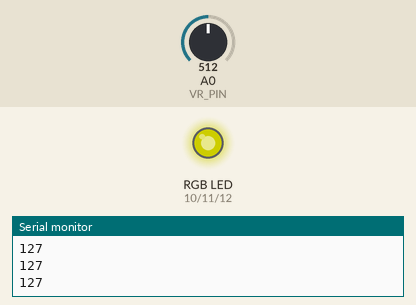
Recording of a sketch running on a simulated Arduino Uno, built with avr-gcc and run on an emulated ATmega328P. On the bench: an RGB LED mixed from three pins (HIGH = lit), the last lines printed to the serial monitor. Dashed ring = blinking. Inputs (shaded band) come from the test bench; at power-on: A0 (VR_PIN) = 512. Dim RGB values are drawn brighter than linear.

Above: at 1.2 s.
1.3 s: A0 (VR_PIN) set to 529
At 2.5 s:
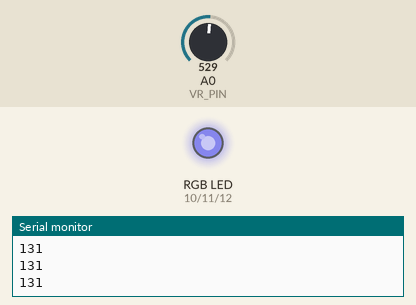
2.8 s: A0 (VR_PIN) set to 538
At 4.0 s:
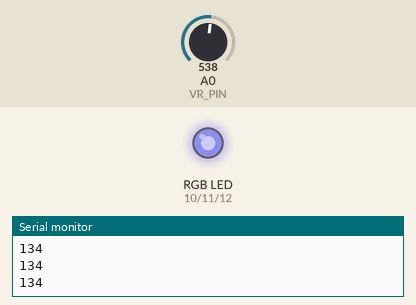
4.8 s: A0 (VR_PIN) set to 546
At 5.22 s:
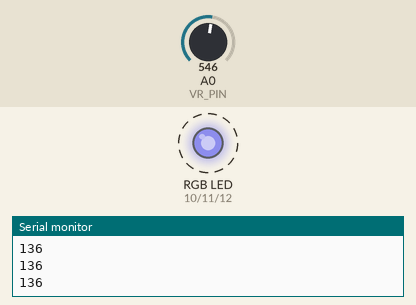
7.8 s: A0 (VR_PIN) set to 716
10.8 s: A0 (VR_PIN) set to 1023
At 10.98 s:
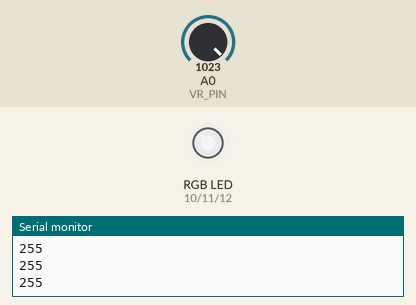
13.8 s: A0 (VR_PIN) set to 306
Timing chart, 0 to 16.3 s (numbered marks = the images above; inputs shaded):
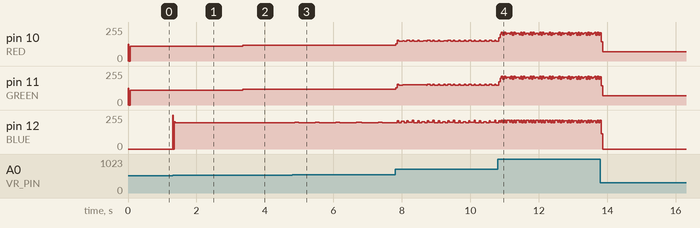

Measured:
- the behaviour switches between 513 and 514 on A0 (VR_PIN) (found by bisection; images 0 and 1)
- the behaviour switches between 545 and 546 on A0 (VR_PIN) (found by bisection; images 2 and 3)
- after the input at 1.3 s, pin 12 (BLUE): 0/255 → 196/255 at once
- after the input at 2.8 s, pin 10 (RED), pin 11 (GREEN): 111/255 → 117/255 after 0.55 s
- after the input at 4.8 s, pin 12 (BLUE): alternates 202/255 for 0.12 s and 196/255 for 0.48 s, starting after 0.07 s

The sketch:

RGB_TEST_V2.ino
```cpp
#include <Arduino.h>
const uint8_t VR_PIN{A0};
enum RGB{
  RED=10, //가독성이 좋은 상수를 만든다.
  GREEN, //11
  BLUE //12
};
void setup() {
  // put your setup code here, to run once:
  pinMode(A0, INPUT);
  Serial.begin(115200UL); //시리얼포트를 115200 속도로 초기화
  pinMode(RED, OUTPUT); //10번 핀 출력포트
  pinMode(GREEN, OUTPUT); //11번 핀 출력포트
  pinMode(BLUE, OUTPUT); //12번 핀 출력포트
}

void loop() {
  // put your main code here, to run repeatedly:
  //digitalWrite(RED, HIGH); //HIGH==1, 255 밝기가 최대
  /*
  0 ~ 255 빛의 밝기를 0(어두움) -> 255(제일밝음) : 256 -> 2^8 즉 8비트이다.
  */
  //analogWrite(RED, 0~255); //analogWrite는 0 ~ 255 값을 줄 수 있다

  uint16_t light_value= analogRead(VR_PIN); //uint16_t vr_value도 사용 가능
  uint16_t mapped_light_value=map(light_value, 0,1023,0,255);
  Serial.println(mapped_light_value); //debugging code


  for(int light = 0; light<=mapped_light_value; ++light){
    analogWrite(RED, light);
    analogWrite(GREEN, light);
    analogWrite(BLUE, light);
  }
  delay(10UL);
}
```
